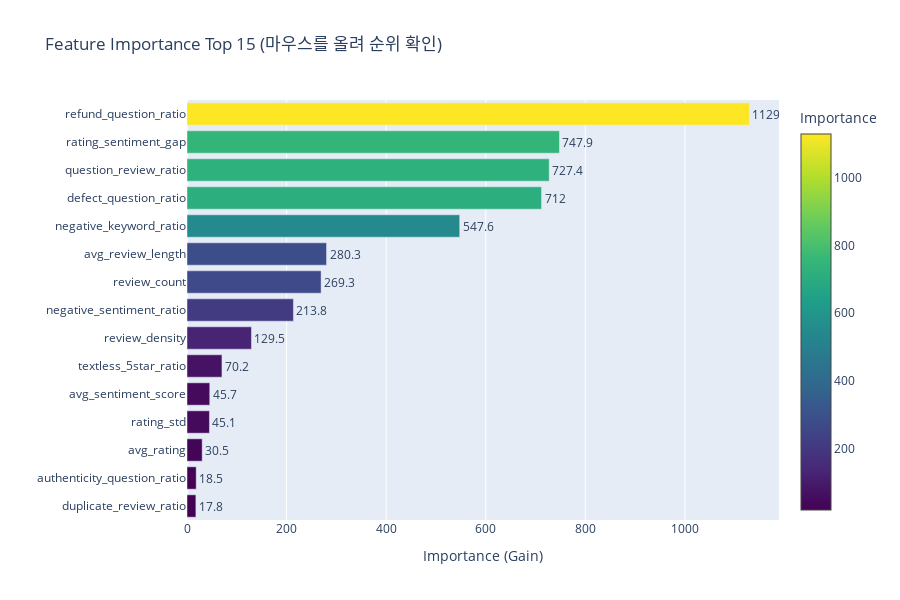

Here is the notebook cell this chart was saved with:
### Markdown cell above
## 🔥 4. Feature Importance (Interactive Bar Chart)

### Code cell
# Top 15 Feature
top_features = feature_importance.head(15).sort_values('importance')

fig = go.Figure(data=[go.Bar(
    x=top_features['importance'],
    y=top_features['feature'],
    orientation='h',
    marker=dict(
        color=top_features['importance'],
        colorscale='Viridis',
        showscale=True,
        colorbar=dict(title="Importance")
    ),
    text=top_features['importance'].round(1),
    textposition='outside',
    hovertemplate='<b>%{y}</b><br>' +
                  'Importance: %{x:.1f}<br>' +
                  '순위: %{customdata}위<br>' +
                  '<extra></extra>',
    customdata=list(range(15, 0, -1))
)])

fig.update_layout(
    title='Feature Importance Top 15',
    xaxis_title='Importance (Gain)',
    yaxis_title='',
    height=600,
    showlegend=False
)

fig.show()

### Figure 1 — Plotly figure (JSON) as saved in the notebook; plotly's stock layout.template omitted (floating-point values rounded to 4 significant figures)
{"data": [{"customdata": [15, 14, 13, 12, 11, 10, 9, 8, 7, 6, 5, 4, 3, 2, 1], "hovertemplate": "<b>%{y}</b><br>Importance: %{x:.1f}<br>순위: %{customdata}위<br><extra></extra>", "marker": {"color": [17.84, 18.48, 30.51, 45.09, 45.71, 70.2, 129.5, 213.8, 269.3, 280.3, 547.6, 712.0, 727.4, 747.9, 1129.0], "colorbar": {"title": {"text": "Importance"}}, "colorscale": [[0, "#440154"], [0.1111, "#482878"], [0.2222, "#3e4989"], [0.3333, "#31688e"], [0.4444, "#26828e"], [0.5556, "#1f9e89"], [0.6667, "#35b779"], [0.7778, "#6ece58"], [0.8889, "#b5de2b"], [1, "#fde725"]], "showscale": true}, "orientation": "h", "text": [17.8, 18.5, 30.5, 45.1, 45.7, 70.2, 129.5, 213.8, 269.3, 280.3, 547.6, 712.0, 727.4, 747.9, 1129.0], "textposition": "outside", "type": "bar", "x": [17.84, 18.48, 30.51, 45.09, 45.71, 70.2, 129.5, 213.8, 269.3, 280.3, 547.6, 712.0, 727.4, 747.9, 1129.0], "y": ["duplicate_review_ratio", "authenticity_question_ratio", "avg_rating", "rating_std", "avg_sentiment_score", "textless_5star_ratio", "review_density", "negative_sentiment_ratio", "review_count", "avg_review_length", "negative_keyword_ratio", "defect_question_ratio", "question_review_ratio", "rating_sentiment_gap", "refund_question_ratio"]}], "layout": {"height": 600, "showlegend": false, "title": {"text": "Feature Importance Top 15 (마우스를 올려 순위 확인)"}, "xaxis": {"title": {"text": "Importance (Gain)"}}, "yaxis": {"title": {"text": ""}}}}
